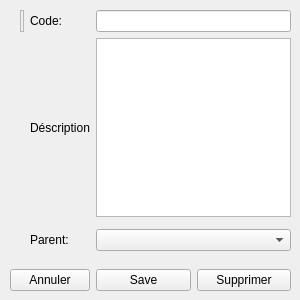
<?xml version="1.0" encoding="UTF-8"?>
<ui version="4.0">
 <class>CategorieEditeur</class>
 <widget class="QWidget" name="CategorieEditeur">
  <property name="geometry">
   <rect>
    <x>0</x>
    <y>0</y>
    <width>300</width>
    <height>300</height>
   </rect>
  </property>
  <property name="windowTitle">
   <string>Form</string>
  </property>
  <widget class="QWidget" name="gridLayoutWidget">
   <property name="geometry">
    <rect>
     <x>10</x>
     <y>10</y>
     <width>281</width>
     <height>281</height>
    </rect>
   </property>
   <layout class="QGridLayout" name="gridLayout_2">
    <item row="1" column="3">
     <widget class="QTextEdit" name="textEditTitre"/>
    </item>
    <item row="1" column="2">
     <widget class="QLabel" name="label_2">
      <property name="text">
       <string>Déscription</string>
      </property>
     </widget>
    </item>
    <item row="2" column="1">
     <widget class="QFrame" name="frame">
      <property name="frameShape">
       <enum>QFrame::StyledPanel</enum>
      </property>
      <property name="frameShadow">
       <enum>QFrame::Raised</enum>
      </property>
     </widget>
    </item>
    <item row="5" column="2">
     <widget class="QFrame" name="frame_4">
      <property name="frameShape">
       <enum>QFrame::StyledPanel</enum>
      </property>
      <property name="frameShadow">
       <enum>QFrame::Raised</enum>
      </property>
     </widget>
    </item>
    <item row="0" column="1">
     <widget class="QFrame" name="frame_3">
      <property name="frameShape">
       <enum>QFrame::StyledPanel</enum>
      </property>
      <property name="frameShadow">
       <enum>QFrame::Raised</enum>
      </property>
     </widget>
    </item>
    <item row="5" column="1">
     <widget class="QFrame" name="frame_2">
      <property name="frameShape">
       <enum>QFrame::StyledPanel</enum>
      </property>
      <property name="frameShadow">
       <enum>QFrame::Raised</enum>
      </property>
     </widget>
    </item>
    <item row="4" column="1">
     <widget class="QFrame" name="frame_5">
      <property name="frameShape">
       <enum>QFrame::StyledPanel</enum>
      </property>
      <property name="frameShadow">
       <enum>QFrame::Raised</enum>
      </property>
     </widget>
    </item>
    <item row="0" column="2">
     <widget class="QLabel" name="label">
      <property name="text">
       <string>Code: </string>
      </property>
     </widget>
    </item>
    <item row="0" column="3">
     <widget class="QLineEdit" name="lineEditCode"/>
    </item>
    <item row="3" column="3">
     <widget class="QComboBox" name="comboBoxListCat"/>
    </item>
    <item row="3" column="2">
     <widget class="QLabel" name="label_3">
      <property name="text">
       <string>Parent:</string>
      </property>
     </widget>
    </item>
    <item row="7" column="0" colspan="3">
     <widget class="QPushButton" name="pushButtonAnnuler">
      <property name="text">
       <string>Annuler</string>
      </property>
     </widget>
    </item>
    <item row="7" column="3">
     <layout class="QHBoxLayout" name="horizontalLayout">
      <item>
       <widget class="QPushButton" name="pushButtonSave">
        <property name="text">
         <string>Save</string>
        </property>
       </widget>
      </item>
      <item>
       <widget class="QPushButton" name="pushButtonSupprimer">
        <property name="text">
         <string>Supprimer</string>
        </property>
       </widget>
      </item>
     </layout>
    </item>
   </layout>
  </widget>
 </widget>
 <resources/>
 <connections/>
</ui>
